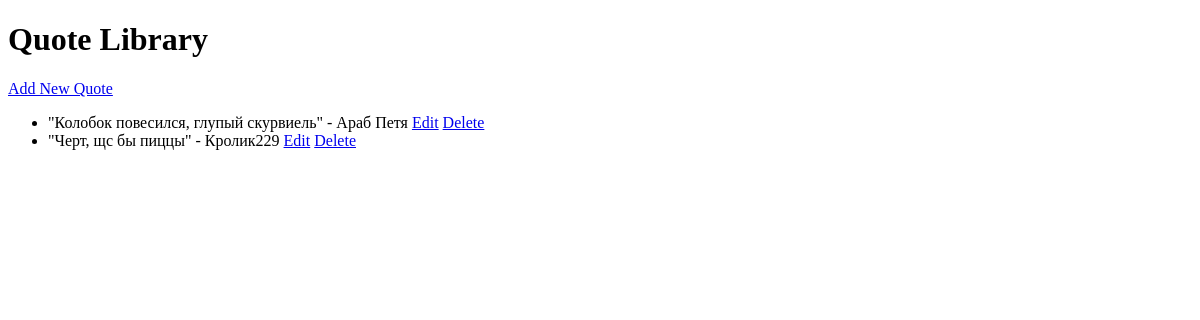
Before: / with the older database file.
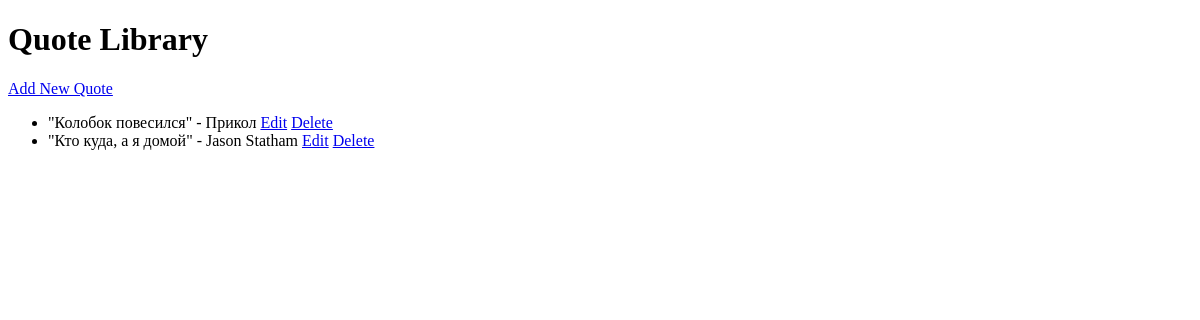
After: the same page with the newer database file.
### quotes/models.py (models this page shows, shortened)
class Quote(models.Model):
    text = models.TextField(verbose_name="Text of the quote")
    author = models.CharField(max_length=100, verbose_name="Author of the quote")

### quotes/views.py (the view)
# urls.py: path('', views.quote_list, name='quote_list'),
def quote_list(request):
    quotes = Quote.objects.all()
    return render(request, 'quotes/quote_list.html', {'quotes': quotes})

### quotes/templates/quotes/quote_list.html (shortened to what this page needs)
<!DOCTYPE html>
<html>
<head>
</head>
<body>
    <h1>Quote Library</h1>
    <a href="{% url 'add_quote' %}">Add New Quote</a>
    <ul>
        {% for quote in quotes %}
            <li>
                "{{ quote.text }}" - {{ quote.author }}
                <a href="{% url 'edit_quote' quote.pk %}">Edit</a>
                <a href="{% url 'delete_quote' quote.pk %}">Delete</a>
            </li>
        {% endfor %}
    </ul>
</body>
</html>

Changed rows visible on the page:
removed Quote: text "Черт, щс бы пиццы", author "Кролик229"
changed Quote: text "Колобок повесился, глупый скурвиель" → "Колобок повесился"; author "Араб Петя" → "Прикол"
added Quote: text "Кто куда, а я домой", author "Jason Statham"
